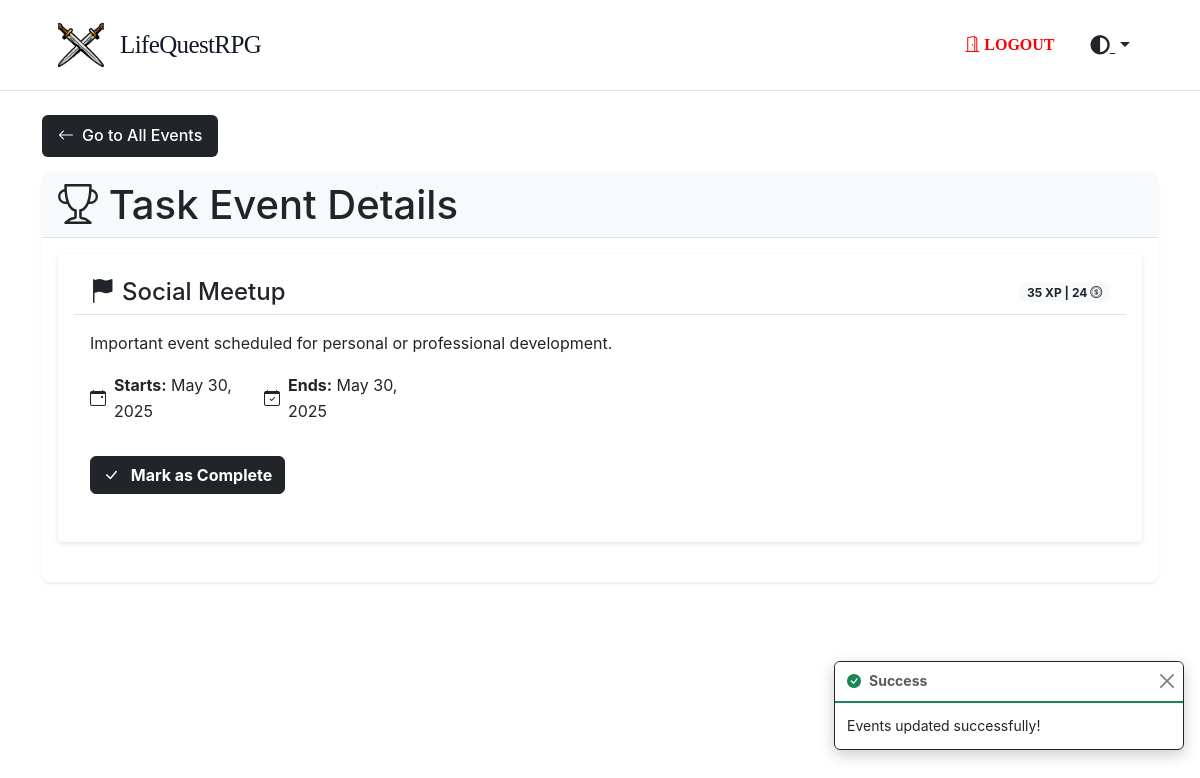
The app's page /taskevents/8 (signed in) with its own data.
### tables this page shows
CREATE TABLE `user_event` (
  `id` int NOT NULL,
  `user_id` int NOT NULL,
  `event_name` varchar(255) NOT NULL,
  `event_description` text NOT NULL,
  `start_date` timestamp NOT NULL DEFAULT CURRENT_TIMESTAMP ON UPDATE CURRENT_TIMESTAMP,
  `end_date` timestamp NOT NULL DEFAULT '0000-00-00 00:00:00',
  `reward_xp` int NOT NULL DEFAULT '0',
  `reward_coins` int NOT NULL DEFAULT '0',
  `status` enum('active','inactive') DEFAULT 'active',
  `created_at` timestamp NOT NULL DEFAULT CURRENT_TIMESTAMP,
  `updated_at` timestamp NOT NULL DEFAULT CURRENT_TIMESTAMP ON UPDATE CURRENT_TIMESTAMP
);

### app/Controllers/TaskEventController.php (called while the page is built, shortened)
<?php
class TaskEventController extends Controller
{
  protected $TaskEventModel;
  protected $UserEventCompletionModel;
  public function __construct()
  {
    $this->TaskEventModel = new TaskEvent();
    $this->UserEventCompletionModel = new UserEventCompletion();
  }
  public function show($event_id)
  {
    $currentUser = Auth::user();
    $taskEventsId = $this->TaskEventModel->getEventById($currentUser['id']);
    $event = $this->TaskEventModel->getEventById($event_id);
    $userHasCompleted = $this->UserEventCompletionModel->hasUserCompleted($currentUser['id'], $taskEventsId);
    if (!$this->TaskEventModel->checkEventActive($event_id)) {
      $_SESSION['error'] = 'This event is not active.';
      return $this->redirect('/profile');
    }
    if ($event) {
      return $this->view('taskevents/show', [
        'title' => 'Task Event Details',
        'event' => $event,
        'userHasCompleted' => $userHasCompleted,
      ]);
    } else {
      $_SESSION['error'] = 'Task Event not found.';
      return $this->redirect('/taskevents');
    }
  }
}

### app/Core/Router.php (called while the page is built, shortened)
<?php
class Router
{
  protected $routes = [
    'GET' => [],
    'POST' => [],
    'PUT' => [],
    'DELETE' => []
  ];
  public function get(string $uri, array $controller, array $middleware = [])
  {
    $this->routes['GET'][$uri] = [
      'controller' => $controller,
      'middleware' => $middleware
    ];
    return $this;
  }
  public function post(string $uri, array $controller, array $middleware = [])
  {
    $this->routes['POST'][$uri] = [
      'controller' => $controller,
      'middleware' => $middleware
    ];
    return $this;
  }
  public function put(string $uri, array $controller, array $middleware = [])
  {
    $this->routes['PUT'][$uri] = [
      'controller' => $controller,
      'middleware' => $middleware
    ];
    return $this;
  }
  public function delete(string $uri, array $controller, array $middleware = [])
  {
    $this->routes['DELETE'][$uri] = [
      'controller' => $controller,
      'middleware' => $middleware
    ];
    return $this;
  }
  public function dispatch(string $uri, string $method)
  {
    $uri = $this->removeQueryString($uri);
    foreach ($this->routes[$method] as $route => $config) {
      if ($this->matchRoute($route, $uri)) {
        return $this->callAction(
          $config['controller'][0],
          $config['controller'][1]
        );
      }
    }
    throw new Exception("No route defined for {$uri} with method {$method}");
  }
  protected function matchRoute(string $route, string $uri)
  {
    if (strpos($route, '{') === false) {
      return false;
    }
    $pattern = preg_replace('/{([a-zA-Z0-9_]+)}/', '([^/]+)', $route);
    $pattern = '#^' . $pattern . '$#';
    if (preg_match($pattern, $uri, $matches)) {
      return true;
    }
    return false;
  }
  protected function removeQueryString(string $uri)
  {
    return parse_url($uri, PHP_URL_PATH) ?? $uri;
  }
  protected function callAction(string $controller, string $action)
  {
    $controller = new $controller();
    $params = [];
    foreach ($_GET as $key => $value) {
      if ($key !== 'url') {
        $params[] = $value;
      }
    }
    return call_user_func_array([$controller, $action], $params);
  }
}

### web/bootstrap.php (called while the page is built, shortened)
<?php
$config = require_once __DIR__ . '/../config/config.php';
$database = require_once __DIR__ . '/../config/database.php';
$router = new Router();
$uri = $_SERVER['REQUEST_URI'] ?? '/';
$method = $_SERVER['REQUEST_METHOD'] ?? 'GET';
try {
  $router->dispatch($uri, $method);
} catch (Exception $e) {
  if ($config['debug']) {
    echo '<h1>Error</h1>';
    echo '<p>' . $e->getMessage() . '</p>';
    echo '<pre>' . $e->getTraceAsString() . '</pre>';
  } else {
    http_response_code(404);
    require_once __DIR__ . '/../app/Views/errors/404.php';
  }
}

### public/index.php (called while the page is built, shortened)
<?php
require_once ROOT_PATH . '/web/bootstrap.php';
?>

### app/Core/Database.php (called while the page is built, shortened)
<?php
class Database
{
  protected $pdo;
  protected $statement;
  public function __construct(array $config)
  {
    $dsn = "mysql:host={$config['host']};dbname={$config['database']};charset={$config['charset']}";
    $options = [
      PDO::ATTR_ERRMODE => PDO::ERRMODE_EXCEPTION,
      PDO::ATTR_DEFAULT_FETCH_MODE => PDO::FETCH_ASSOC,
      PDO::ATTR_EMULATE_PREPARES => false,
    ];
    try {
      $this->pdo = new PDO($dsn, $config['username'], $config['password'], $options);
    } catch (PDOException $e) {
      throw new PDOException($e->getMessage(), (int) $e->getCode());
    }
  }
  public function query(string $sql)
  {
    $this->statement = $this->pdo->prepare($sql);
    return $this;
  }
  public function bind(array $parameters)
  {
    foreach ($parameters as $key => $value) {
      if (is_array($value)) {
        $value = json_encode($value);
        $paramType = PDO::PARAM_STR;
      } else {
        $paramType = is_int($value) ? PDO::PARAM_INT : PDO::PARAM_STR;
      }
      $this->statement->bindValue(
        is_numeric($key) ? $key : $key,
        $value,
        $paramType
      );
    }
    return $this;
  }
  public function execute()
  {
    $this->statement->execute();
    return $this;
  }
  public function fetch()
  {
    return $this->statement->fetch();
  }
  public function fetchColumn()
  {
    return $this->statement->fetchColumn();
  }
}
?>

### app/Core/Model.php (called while the page is built, shortened)
<?php
abstract class Model
{
  protected static $db;
  protected static $table;
  public static function setDatabase(Database $database)
  {
    self::$db = $database;
  }
  public static function find(int $id)
  {
    return self::$db->query("SELECT * FROM " . static::$table . " WHERE id = ?")
      ->bind([1 => $id])
      ->execute()
      ->fetch();
  }
}

### app/Core/Auth.php (called while the page is built, shortened)
<?php
abstract class Auth
{
  protected static $user = null;
  public static function check()
  {
    return isset($_SESSION['users']) && !empty($_SESSION['users']);
  }
  public static function user()
  {
    if (self::$user === null && self::check()) {
      $sessionUser = $_SESSION['users'];
      $userId = null;
      if (is_array($sessionUser)) {
        $userId = $sessionUser['id'] ?? null;
      } elseif (is_object($sessionUser)) {
        $userId = $sessionUser->id ?? null;
      } elseif (is_numeric($sessionUser)) {
        $userId = $sessionUser;
      }
      if ($userId) {
        self::$user = User::find($userId);
      }
    }
    return self::$user;
  }
}

### app/Models/TaskEvent.php (called while the page is built, shortened)
<?php
class TaskEvent extends Model
{
  protected static $table = 'user_event';
  public function getEventById($event_id)
  {
    return self::$db->query("SELECT * FROM " . static::$table . " WHERE id = ?")
      ->bind([1 => $event_id])
      ->execute()
      ->fetch();
  }
  public function checkEventActive($event_id)
  {
    return self::$db->query("SELECT * FROM " . static::$table . " WHERE id = ? AND status = 'active' AND end_date > NOW()")
      ->bind([1 => $event_id])
      ->execute()
      ->fetch();
  }
}

### app/Models/UserEventCompletion.php (called while the page is built, shortened)
<?php
class UserEventCompletion extends Model
{
  protected static $table = 'user_event_completions';
  public function hasUserCompleted($userId, $task_id)
  {
    $sql = "SELECT COUNT(*) FROM " . static::$table . " WHERE user_id = ? AND taskevent_id = ?";
    $result = self::$db->query($sql)
      ->bind([1 => $userId, 2 => $task_id])
      ->execute()
      ->fetchColumn();
    return (bool) $result;
  }
}

### app/Views/taskevents/show.php (the view)
<a href="/taskevents" class="back-button">
  <i class="bi bi-arrow-left"></i>
  Go to All Events
</a>
<div class="card shadow-sm">
  <div class="card-header d-flex justify-content-between align-items-center bg-light text-dark">
    <h1 class="mb-0"><i class="bi bi-trophy"></i> <?= $title ?></h1>
  </div>
  <div class="card-body">
    <?php if (empty($event)): ?>
      <div class="alert alert-info text-center p-4">
        <div class="mb-3"><i class="bi bi-search fs-3"></i></div>
        <p class="mb-0">No quests found. New adventures will appear here soon!</p>
      </div>
    <?php else: ?>
      <div class="taskShowSventCard card bg-white border-0 mb-4">
        <div class="card-header bg-white text-dark d-flex justify-content-between align-items-center ">
          <h2 class="h4 mb-0">
            <i class="bi bi-flag-fill me-2"></i><?= $event['event_name'] ?>
          </h2>
          <span class="badge bg-light text-dark"><?= $event['reward_xp'] ?> XP | <?= $event['reward_coins'] ?>
            <i class="bi bi-coin"></i>
          </span>
        </div>
        <div class="card-body">
          <p class=""><?= $event['event_description'] ?></p>
          <div class="row mb-4">
            <div class="col-md-2">
              <div class="d-flex align-items-center mb-2">
                <i class="bi bi-calendar-event me-2"></i>
                <span><strong>Starts:</strong> <?= date('F j, Y', strtotime($event['start_date'])); ?></span>
              </div>
            </div>
            <div class="col-md-2">
              <div class="d-flex align-items-center">
                <i class="bi bi-calendar-check me-2"></i>
                <span><strong>Ends:</strong> <?= date('F j, Y', strtotime($event['end_date'])); ?></span>
              </div>
            </div>
          </div>
          <?php if (isset($_GET['completion_success'])): ?>
            <div class="alert alert-success">
              <i class="bi bi-trophy me-2"></i> Congratulations! You've claimed your rewards!
            </div>
          <?php elseif (isset($_GET['completion_error'])): ?>
            <div class="alert alert-danger">
              <i class="bi bi-exclamation-triangle me-2"></i> There was an error marking this event as complete.
            </div>
          <?php elseif (isset($_GET['already_completed'])): ?>
            <div class="alert alert-secondary">
              <i class="bi bi-check-circle me-2"></i> You have already completed this event.
            </div>
          <?php else: ?>
            <?php if (!$userHasCompleted): ?>
              <form action="/taskevents/complete/<?= $event['id'] ?>" method="post" class="mb-3">
                <button type="submit" class="btn btn-dark btn-hover-effect">
                  <i class="bi bi-check-lg me-2"></i> Mark as Complete
                </button>
              </form>
            <?php else: ?>
              <button type="button" class="btn btn-secondary btn-sm" disabled></button>Completed</button>
            <?php endif; ?>
          <?php endif; ?>
        </div>
      </div>
    <?php endif; ?>
  </div>
</div>

### public/assets/css/style.css (style rules this page uses)
:root { --primary-color: #111827; --secondary-color: #ffffff; --accent-color: #4b5563; --text-color: #374151; --background-color: #ffffff; --border-color: #e5e7eb; }
body { font-family: 'Inter', -apple-system, BlinkMacSystemFont, 'Segoe UI', Roboto, sans-serif; line-height: 1.6; color: var(--text-color); background-color: var(--background-color); -webkit-font-smoothing: antialiased; }
.btn-hover-effect { transition: all 0.2s ease; font-weight: bold; }
.card { border: none; border-radius: 8px; overflow: hidden; box-shadow: 0 4px 12px rgba(0, 0, 0, 0.05); }
.back-button { display: inline-flex; align-items: center; gap: 0.5rem; padding: 0.5rem 1rem; background-color: #212529; color: white; border-radius: 0.375rem; text-decoration: none; font-weight: 500; transition: all 0.3s ease; margin-bottom: 1rem; }
.taskShowSventCard { background-color: #f8f9fa; border-radius: 0.25rem; padding: 1rem; margin-bottom: 1rem; box-shadow: 0 2px 5px rgba(0, 0, 0, 0.1); transition: transform 0.2s, box-shadow 0.2s; }

### public/assets/css/navbar.css (style rules this page uses)
body.theme-light { --bg-primary: #ffffff; --bg-secondary: #f8f9fa; --text-primary: #212529; --text-secondary: #6c757d; --border-color: #dee2e6; --card-bg: #ffffff; --card-border: #dee2e6; --navbar-bg: #ffffff; --sidebar-bg: #f8f9fa; --box-shadow: 0 4px 8px rgba(0, 0, 0, 0.1); }

### public/assets/css/themes.css (style rules this page uses)
body.theme-light { --bg-primary: #ffffff; --bg-secondary: #f8f9fa; --text-primary: #212529; --text-secondary: #6c757d; --border-color: #dee2e6; --card-bg: #ffffff; --card-border: #dee2e6; --navbar-bg: #ffffff; --sidebar-bg: #f8f9fa; --box-shadow: 0 4px 8px rgba(0, 0, 0, 0.1); --input-bg: #fff; --input-text: #212529; --input-placeholder: #6c757d; --input-focus-bg: #fff; --input-focus-border: #86b7fe; }
body.color-default { --accent-color: #212529; --accent-color-hover: #16181b; --accent-color-rgb: 33, 37, 41; --accent-color-light: rgba(33, 37, 41, 0.1); --accent-color-border: rgba(33, 37, 41, 0.3); }
html, body { transition: background-color 0.3s ease, color 0.3s ease, border-color 0.3s ease, box-shadow 0.3s ease; }
html [class*="form-"], html .card, html .btn, html .navbar, html .list-group-item, html .dropdown-menu, html .alert { transition: background-color 0.3s ease, color 0.3s ease, border-color 0.3s ease, box-shadow 0.3s ease; }
body { background-color: var(--bg-primary); color: var(--text-primary); }
.card { background-color: var(--card-bg); border-color: var(--card-border); color: var(--text-primary); }
.btn-dark { background-color: var(--accent-color); border-color: var(--accent-color); }
.text-dark { color: var(--text-primary) !important; }
.card-header { background-color: rgba(0, 0, 0, 0.05); border-bottom: 1px solid var(--border-color); }

### public/assets/css/login.css (style rules this page uses)
:root { --primary-color: var(--text-primary, #111827); --secondary-color: var(--bg-primary, #ffffff); --accent-color: var(--accent-color, #4b5563); --text-color: var(--text-primary, #374151); --background-color: var(--bg-primary, #ffffff); --border-color: #e5e7eb; --highlight-color: #2196F3; }

### records on screen
user_event: event_name "Social Meetup", reward_xp "35", reward_coins "24", event_description "Important event scheduled for personal or professional development.", start_date "May 30, 2025", end_date "May 30, 2025"

### other values on screen
$title "Task Event Details"
$_SESSION['success'] "Events updated successfully!"
